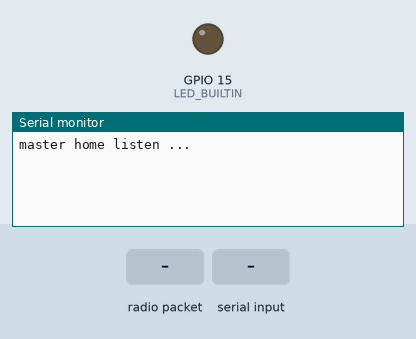
Bench run of a sketch on a simulated ESP32-S2. Shown: output pins drawn as LEDs (lit = HIGH), the last lines printed to the serial monitor. The test bench sets the inputs (shaded band). No radio packets arrive unless stated.

Above: at 3.4 s.
3.5 s: radio packet "HB" arrives
At 4.2 s:
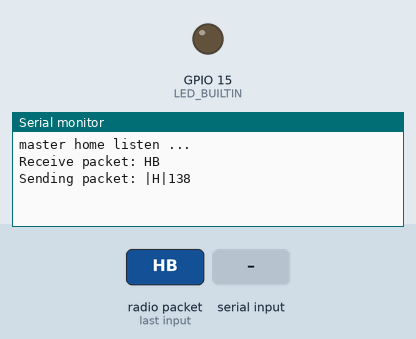
5.1 s: "HB\n" received over Serial
At 6.3 s:
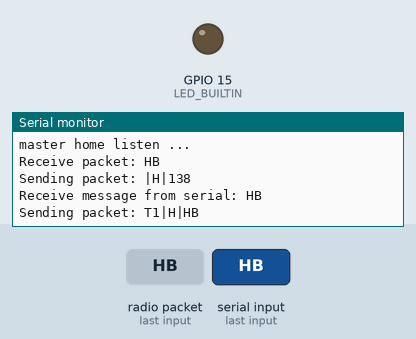
6.6 s: radio packet "1" arrives
At 7.8 s:
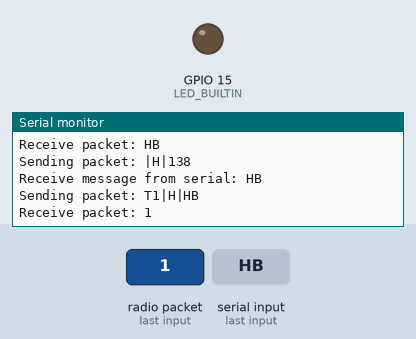
8.1 s: "1\n" received over Serial
At 8.9 s:
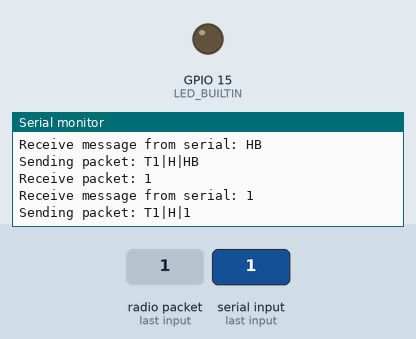

The sketch:

35_esp32s2mini_lora_master_home.ino
```cpp
#include "lora_crc_traffic.h"
#include "other.h"
void setup()
{
   Serial.begin(9600);
  lora_start(); //LORA setup
  delay(2000);
  Serial.println("master home listen ...");
}

void loop()
{
    loraEngine();
    serial_listener();
    // auto_sender();
}
```

lora_crc_traffic.h
```cpp
#include <LoRa.h>

//---lora pinout
#define ss 12  // for esp32 LOLIN S2 Mini-> SCK:7, MISO: 9, MOSI: 11, NSS: 12, RST: 18
#define rst 5
#define dio0 3
//---lora pinout

//------
String me_as_sender = "H";
String receiver = "";
int waiting_time_for_response = 5000;
//------

int packetSize;
int inChar;
String inString = "";  // string to hold input from lora
int counter = 0; //count received lora packets
bool lora_work_properly = false;
String sending_message = "";
String my_checksum = "";
bool waiting_for_response = false;
long waiting_timestamp = 0;
String message_from_beacon = "";
String message_parts[3];


void blink()
{
  digitalWrite(LED_BUILTIN, HIGH);  // turn the LED on (HIGH is the voltage level)
  delayMicroseconds(100);                         // wait
  digitalWrite(LED_BUILTIN, LOW);   // turn the LED off by making the voltage LOW
}

void lora_start()
{
  pinMode(LED_BUILTIN, OUTPUT);
  LoRa.setPins(ss, rst, dio0);

   if (!LoRa.begin(433E6))
   {
      digitalWrite(LED_BUILTIN, HIGH);  // turn the LED on (HIGH is the voltage level)
      delay(1000);                      // wait for a second
      digitalWrite(LED_BUILTIN, LOW);   // turn the LED off by making the voltage LOW
      lora_work_properly = false;
      delay(1000);
  }
  else
  {
    LoRa.setTxPower(20);
    LoRa.enableCrc(); // <-----------CRC

    lora_work_properly = true;
    blink();
    delay(100);
    blink();
    delay(100);
    blink();
  }
}

void lora_check_status()
{
   if (!LoRa.begin(433E6))
   {
      lora_work_properly = false;
    }
  else
  {
    lora_work_properly = true;
  }
}

void lora_send_message(String message)
{
  if(lora_work_properly)
  {
    LoRa.beginPacket();
    LoRa.print(message);
    LoRa.endPacket();

    Serial.print("Sending packet: ");// ------------------------------------------------------------
    Serial.println(message);
  }
}

int checksum_calculator(String str)
{
  int str_len = str.length() + 1; // Length (with one extra character for the null terminator)
  char char_array[str_len];  // Prepare the character array (the buffer)
  str.toCharArray(char_array, str_len);  // Copy it over
  int my_checksum = 0;
  for(char h: char_array){
      my_checksum += int(h);
    }
  return my_checksum;
}

String combineMessage(String receiver, String me_as_sender, String message)
{
  return receiver + "|" + me_as_sender + "|" + message;
}

void splitString(String str, char delimiter, String message_parts[], int maxParts)
{
  int partIndex = 0;
  int lastIndex = 0;
  for (int i = 0; i < str.length(); i++)
  {
    if (str.charAt(i) == delimiter)
    {
      message_parts[partIndex++] = str.substring(lastIndex, i);
      lastIndex = i + 1;
      if (partIndex == maxParts) break;// break if max
    }
  }
  if (partIndex < maxParts)
  {
    message_parts[partIndex] = str.substring(lastIndex);
  }
}

void clearStringArray(String message_parts[], int size)
{
  for (int i = 0; i < size; i++)
  {
    message_parts[i] = "";  // Set each element to an empty string
  }
}


void send_message(String slave_id, String message)
{
  receiver = slave_id;
  sending_message = combineMessage(receiver,me_as_sender,message);
  my_checksum = String(checksum_calculator(combineMessage(slave_id,"B",message)));
  waiting_for_response = true;
  lora_send_message(sending_message);
  waiting_timestamp = millis();
}

void send_message_again()
{
  waiting_for_response = true;
  lora_send_message(sending_message);
  waiting_timestamp = millis();
}

void response_handler()
{
  if(waiting_for_response)
  {

    if(my_checksum == message_parts[2])
    {
      waiting_for_response = false;
      my_checksum = "";
    }
    else if((millis() - waiting_timestamp > waiting_time_for_response) && waiting_for_response)
    {
      send_message_again();

    }
  }
}

void receiving_handler_to_return_cheksum()
{
 lora_send_message( combineMessage(message_parts[1], me_as_sender, String(checksum_calculator(inString))) );
}

void loraEngineReceiver()
{
  int packetSize = LoRa.parsePacket();
  if (packetSize)
  {
    while (LoRa.available()) //loop for lora message
    {
      int inChar = LoRa.read();
      inString += (char)inChar;
    }
    Serial.print("Receive packet: ");   // ------------------------------------------------------------
    Serial.println(inString);           // ------------------------------------------------------------
    splitString(inString, '|', message_parts, 3);

    if(message_parts[0]=="HB")
    {
      message_from_beacon = message_parts[2];
      delay(100);
      if(waiting_for_response)
      {
        response_handler();
      }
      else
      {
        receiving_handler_to_return_cheksum();
      }
    }
    clearStringArray(message_parts, 3);
    inString = ""; // clear received message
  }
}

void  loraEngine()
{
    loraEngineReceiver();
    response_handler();
    delay(10);
}
```

other.h
```cpp
long for4 = 0;

void reset_if_time_to_reset()
{
  if(millis()>600000)
  {
    // Serial.println("reset");
    esp_restart();
  }
}

void auto_sender()
{
  if(millis() - for4 > 15000)
  {
    if(!waiting_for_response)
    {
      send_message("T1","master"+String(counter));
      counter ++;
      for4 = millis();
    }
  }
}

void serial_listener()
{
  if (Serial.available() > 0)  // Check if data is available
  {
    String command = Serial.readStringUntil('\n'); // Read the incoming byte
    Serial.print("Receive message from serial: ");
    Serial.println(command);
    lora_send_message(combineMessage("T1","H",command));
  }
}
```

Measured:
- after the input at 3.5 s, the serial monitor: prints a new line at once (image 1)
- after the input at 5.1 s, the serial monitor: prints a new line at once (image 2)
- after the input at 6.6 s, the serial monitor: prints a new line at once (image 3)
- after the input at 8.1 s, the serial monitor: prints a new line at once (image 4)
